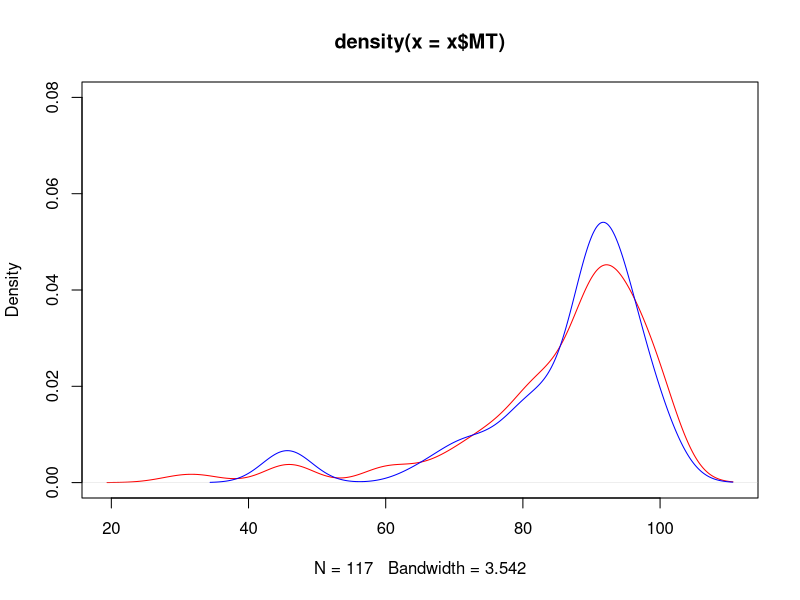

Source code (R):

x=read.csv("grades1.csv")    
View(x)

#x is our pop data

#draw a random sample

rs=sample(nrow(x), 50)

s1=x[rs, ]
View(s1)

#Suppose we work with MT score

plot(density(x$MT), col="red",
     ylim=c(0, 0.08))
lines(density(s1$MT), col="blue")

#PE
mean(s1$MT)
mean(x$MT)

median(s1$Q)
median(x$Q)


#CI for mean

CI=function(xbar, s, n, k){
  LB=xbar-k*(s/sqrt(n))
  UB=xbar+k*(s/sqrt(n))
  CI=c(LB, UB)
  return(CI)
}

xbar=mean(s1$MT)
s=sd(s1$MT)
n=50

##90%
CI(xbar, s, n, 2.576)
